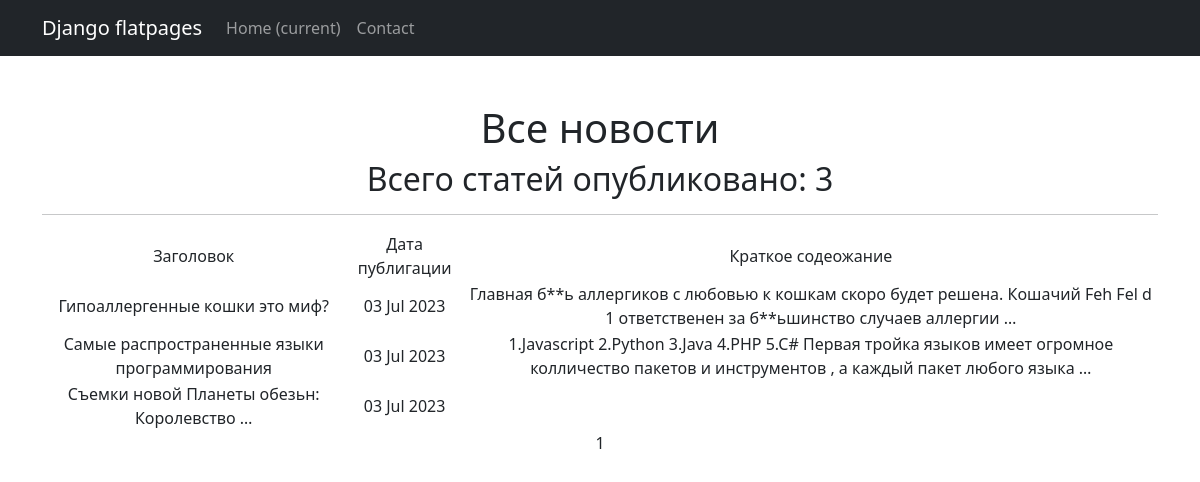
Page /post/ on the committed database.
### news/models.py (models this page shows, shortened)
class Post(models.Model):
    ART = 'С'
    NEWS = 'Н'
    TYPES = [(ART, 'Статья'), (NEWS, 'Новость')]
    author = models.ForeignKey(Author, on_delete=models.CASCADE)
    post_type = models.CharField(max_length=15, choices=TYPES)
    time_create = models.DateTimeField(auto_now_add=True)
    post_category = models.ManyToManyField(Category)
    title = models.CharField(max_length=120)
    text = models.TextField()
    rating = models.IntegerField(default=0)

### news/views.py (the view)
# urls.py: path('', PostList.as_view()),
class PostList(ListView):
    model = Post
    ordering = 'title'
    template_name = 'post.html'
    context_object_name = 'post'
    paginate_by = 10

### news/templatetags/custom_filters.py (called while the page is built)
@register.filter()
def censor(value):
    if not isinstance(value, str):
        raise TypeError()
    for word in value.split():
        if word in censu:
            value = value.replace(word, f"{word[0]}{'*' * (len(word) - 2)}{word[-1]}")
    return value

### templates/post.html (shortened to what this page needs)
{% extends 'flatpages/default.html' %}
{% load custom_filters %}
{% block content %}
<h1>Все новости</h1>
<h2>Всего статей опубликовано: {{post|length}}</h2>
    <hr>
    {% if post %}
        <table>
            <tr>
                <td>
                    Заголовок
                </td>
                <td>
                    Дата публигации
                </td>
                <td>
                    Краткое содеожание
                </td>
            </tr>
            {% for posts in post %}
            <tr>
                <td>{{posts.title|truncatewords:5|censor}}</td>
                <td>{{posts.time_create|date:'d M Y'}}</td>
                <td>{{posts.text|truncatewords:20|censor}}</td>
            </tr>
            {% endfor %}
        </table>
    {% else %}
        <h2>Новостей нет </h2>
    {% endif %}
   {{ page_obj.number }}
{% endblock content%}

### templates/flatpages/default.html (shortened to what this page needs)
<!DOCTYPE html>
<html lang="en">
    <head>
        {% load static %}
        <link href="{% static 'css/styles.css' %}" rel="stylesheet" />
    </head>
    <body>
        <nav class="navbar navbar-expand-lg navbar-dark bg-dark static-top">
            <div class="container">
                <a class="navbar-brand" href="#">Django flatpages</a>
                <div class="collapse navbar-collapse" id="navbarResponsive">
                     <ul class="navbar-nav ml-auto">
                        <li class="nav-item active">
                            <a class="nav-link" href="#">Home
                                <span class="sr-only">(current)</span>
                            </a>
                        </li>
                        <li class="nav-item">
                            <a class="nav-link" href="/contact/">Contact</a>
                        </li>
                    </ul>
                </div>
            </div>
        </nav>
        <div class="container">
            <div class="text-center mt-5">
               {% block content %}{% endblock content %}
            </div>
        </div>
    </body>
</html>

### rows in the picture
Post: title|censor "Гипоаллергенные кошки это миф?", time_create "03 Jul 2023", text|censor "Главная б**ь аллергиков с любовью к кошкам скоро будет решена. Кошачий Feh Fel d 1 ответственен за б**ьшинство случаев аллергии …"
Post: title|censor "Самые распространенные языки программирования", time_create "03 Jul 2023", text|censor "1.Javascript 2.Python 3.Java 4.PHP 5.C# Первая тройка языков имеет огромное колличество пакетов и инструментов , а каждый пакет любого языка …"
Post: title|censor "Съемки новой Планеты обезьн: Королевство …", time_create "03 Jul 2023"

### other values in the picture
{{ post|length }} "3"
{{ page_obj.number }} "1"
